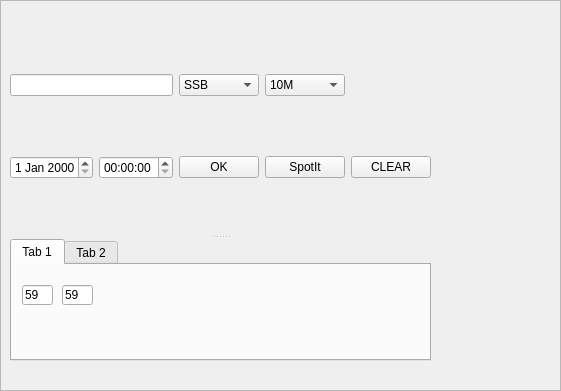
<?xml version="1.0" encoding="UTF-8"?>
<ui version="4.0">
 <class>Frame</class>
 <widget class="QFrame" name="Frame">
  <property name="geometry">
   <rect>
    <x>0</x>
    <y>0</y>
    <width>561</width>
    <height>391</height>
   </rect>
  </property>
  <property name="windowTitle">
   <string>Frame</string>
  </property>
  <property name="frameShape">
   <enum>QFrame::StyledPanel</enum>
  </property>
  <property name="frameShadow">
   <enum>QFrame::Raised</enum>
  </property>
  <widget class="QSplitter" name="splitter">
   <property name="geometry">
    <rect>
     <x>10</x>
     <y>20</y>
     <width>421</width>
     <height>341</height>
    </rect>
   </property>
   <property name="orientation">
    <enum>Qt::Vertical</enum>
   </property>
   <widget class="QWidget" name="widget" native="true">
    <property name="font">
     <font>
      <strikeout>false</strikeout>
     </font>
    </property>
    <layout class="QGridLayout" name="gridLayout_2">
     <item row="0" column="0" colspan="2">
      <widget class="QLineEdit" name="lineEdit"/>
     </item>
     <item row="0" column="2">
      <widget class="QComboBox" name="comboBox">
       <item>
        <property name="text">
         <string>SSB</string>
        </property>
       </item>
      </widget>
     </item>
     <item row="0" column="3">
      <widget class="QComboBox" name="comboBox_2">
       <item>
        <property name="text">
         <string>10M</string>
        </property>
       </item>
      </widget>
     </item>
     <item row="0" column="4">
      <spacer name="horizontalSpacer">
       <property name="orientation">
        <enum>Qt::Horizontal</enum>
       </property>
       <property name="sizeHint" stdset="0">
        <size>
         <width>72</width>
         <height>20</height>
        </size>
       </property>
      </spacer>
     </item>
     <item row="1" column="0">
      <widget class="QDateEdit" name="dateEdit"/>
     </item>
     <item row="1" column="1">
      <widget class="QTimeEdit" name="timeEdit"/>
     </item>
     <item row="1" column="2">
      <widget class="QPushButton" name="pushButton">
       <property name="text">
        <string>OK</string>
       </property>
      </widget>
     </item>
     <item row="1" column="3">
      <widget class="QPushButton" name="pushButton_3">
       <property name="text">
        <string>SpotIt</string>
       </property>
      </widget>
     </item>
     <item row="1" column="4">
      <widget class="QPushButton" name="pushButton_2">
       <property name="text">
        <string>CLEAR</string>
       </property>
      </widget>
     </item>
    </layout>
   </widget>
   <widget class="QTabWidget" name="tabWidget">
    <property name="currentIndex">
     <number>0</number>
    </property>
    <widget class="QWidget" name="tab">
     <attribute name="title">
      <string>Tab 1</string>
     </attribute>
     <widget class="QLineEdit" name="lineEdit_3">
      <property name="geometry">
       <rect>
        <x>50</x>
        <y>20</y>
        <width>31</width>
        <height>20</height>
       </rect>
      </property>
      <property name="text">
       <string>59</string>
      </property>
     </widget>
     <widget class="QLineEdit" name="lineEdit_2">
      <property name="geometry">
       <rect>
        <x>10</x>
        <y>20</y>
        <width>31</width>
        <height>20</height>
       </rect>
      </property>
      <property name="text">
       <string>59</string>
      </property>
     </widget>
    </widget>
    <widget class="QWidget" name="tab_2">
     <attribute name="title">
      <string>Tab 2</string>
     </attribute>
    </widget>
   </widget>
  </widget>
 </widget>
 <resources/>
 <connections/>
</ui>
